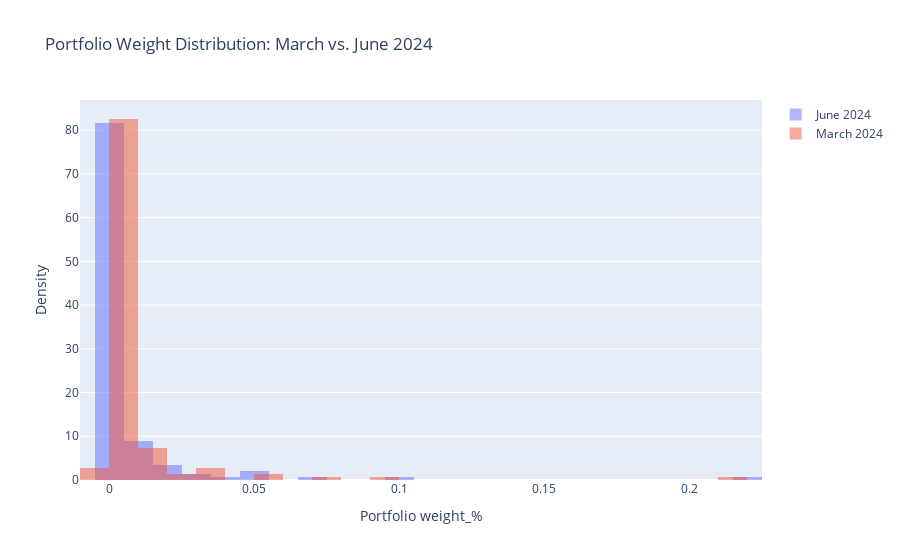
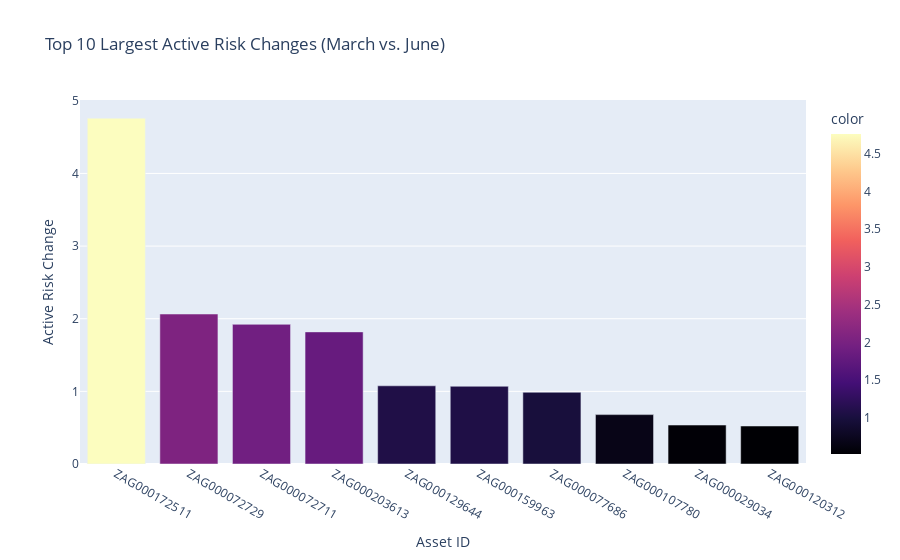
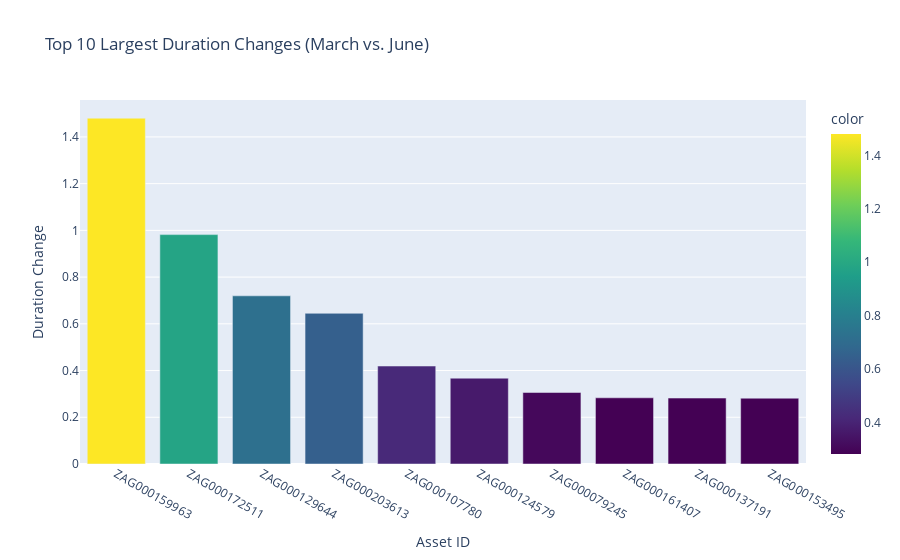
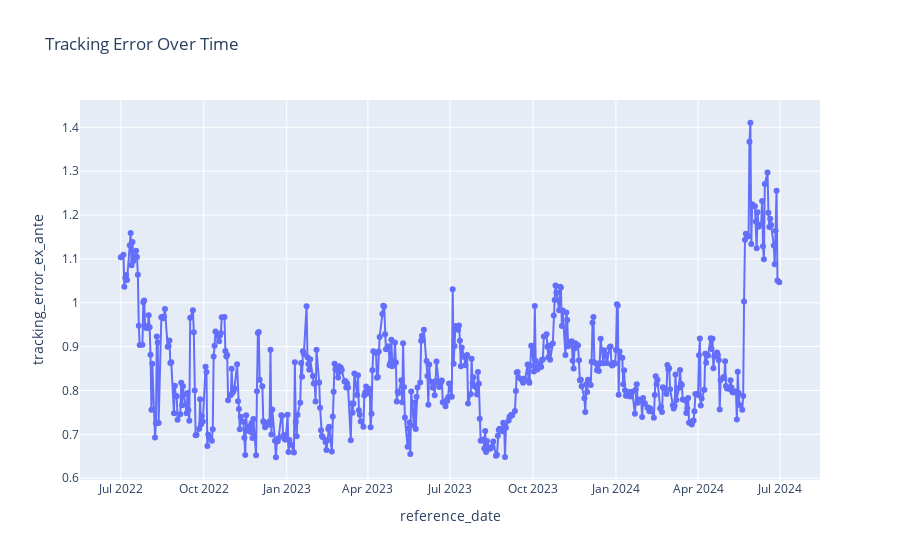

Write notebook code for charts like these, in order.
### Code cell
import pandas as pd
import numpy as np
import os
import re
import datetime
from skimpy import clean_columns
import plotly.express as px
import plotly.graph_objects as go

# Navigate to data folder
current_directory = os.getcwd()
data_directory = os.path.join(current_directory, 'data')
files = os.listdir(data_directory)
if not files:
    raise FileNotFoundError("No files found in the data directory.")
file = files[0]
file_path = os.path.join(data_directory, file)

# Get list of sheets in the Excel file
list_sheets = pd.ExcelFile(file_path).sheet_names

# Read Excel file
df_data = pd.read_excel(file_path, sheet_name=None)

# Initialize empty dataframe
df_holdings = pd.DataFrame()

# Loop through the first two sheets and concatenate them
for i in range(len(list_sheets) - 1):
    df = df_data[list_sheets[i]]
    match = re.search(r'\((\d{1,2} \w+ \d{4})\)', list_sheets[i])
    if match:
        date_str = match.group(1)
        df = df.assign(datestamp=pd.to_datetime(date_str, format='%d %B %Y'))
    df_holdings = pd.concat([df_holdings, df], ignore_index=True)

# Assign the last sheet to df_risk_metrics
df_risk_metrics = df_data[list_sheets[-1]]

# clean column names
df_holdings = clean_columns(df_holdings)
df_risk_metrics = clean_columns(df_risk_metrics)

# Remove rows where portfolio_code/asset_id is null
df_holdings.dropna(subset=['asset_id'], inplace=True)
df_risk_metrics.dropna(subset=['portfolio_code'], inplace=True)

# Extract March and June data
df_june = df_holdings[df_holdings['datestamp'] == pd.Timestamp('2024-06-30')]
df_march = df_holdings[df_holdings['datestamp'] == pd.Timestamp('2024-03-31')]

# KDE Plot with Plotly
fig_kde = go.Figure()
fig_kde.add_trace(go.Histogram(x=df_june["weight_%"], name="June 2024", opacity=0.5, histnorm='probability density'))
fig_kde.add_trace(go.Histogram(x=df_march["weight_%"], name="March 2024", opacity=0.5, histnorm='probability density'))
fig_kde.update_layout(title="Portfolio Weight Distribution: March vs. June 2024", xaxis_title="Portfolio weight_%", yaxis_title="Density", barmode='overlay')
fig_kde.show()

# Compute weight change - TODO: Fix this
# weight_change = df_june.set_index("asset_id")["weight_%"] - df_march.set_index("asset_id")["weight_%"]
# top_weight_changes = weight_change.abs().nlargest(10)

# # Bar Plot for Weight Change
# fig_weight = px.bar(x=top_weight_changes.index, y=top_weight_changes.values, labels={'x': 'Asset ID', 'y': 'Weight Change (%)'}, title="Top 10 Largest Weight Changes (March vs. June)", color=top_weight_changes.values, color_continuous_scale='coolwarm')
# fig_weight.show()

# Compute active risk change
risk_change = df_june.set_index("asset_id")["active_total_risk"] - df_march.set_index("asset_id")["active_total_risk"]
top_risk_changes = risk_change.abs().nlargest(10)

# Bar Plot for Risk Change
fig_risk = px.bar(x=top_risk_changes.index, y=top_risk_changes.values, labels={'x': 'Asset ID', 'y': 'Active Risk Change'}, title="Top 10 Largest Active Risk Changes (March vs. June)", color=top_risk_changes.values, color_continuous_scale='magma')
fig_risk.show()

# Compute duration change
duration_change = df_june.set_index("asset_id")["active_effective_duration_mac"] - df_march.set_index("asset_id")["active_effective_duration_mac"]
top_duration_changes = duration_change.abs().nlargest(10)

# Bar Plot for Duration Change
fig_duration = px.bar(x=top_duration_changes.index, y=top_duration_changes.values, labels={'x': 'Asset ID', 'y': 'Duration Change'}, title="Top 10 Largest Duration Changes (March vs. June)", color=top_duration_changes.values, color_continuous_scale='viridis')
fig_duration.show()

# Line Plot for Tracking Error
fig_tracking = px.line(df_risk_metrics, x="reference_date", y="tracking_error_ex_ante", title="Tracking Error Over Time", markers=True)
fig_tracking.show()

# Line Plot for Credit Spread Duration
fig_credit_spread = px.line(df_risk_metrics, x="reference_date", y="credit_spread_dur_active", title="Credit Spread Duration Over Time", markers=True, color_discrete_sequence=['red'])
fig_credit_spread.show()

### Figure 1 — Plotly figure (JSON) as saved in the notebook; plotly's stock layout.template omitted (floating-point values rounded to 4 significant figures; data arrays with more than 128 entries replaced by an {"elided": "..."} marker saying what was removed)
{"data": [{"histnorm": "probability density", "name": "June 2024", "opacity": 0.5, "type": "histogram", "x": {"elided": "147 float values"}}, {"histnorm": "probability density", "name": "March 2024", "opacity": 0.5, "type": "histogram", "x": {"elided": "149 float values"}}], "layout": {"barmode": "overlay", "title": {"text": "Portfolio Weight Distribution: March vs. June 2024"}, "xaxis": {"title": {"text": "Portfolio weight_%"}}, "yaxis": {"title": {"text": "Density"}}}}

### Figure 2 — Plotly figure (JSON) as saved in the notebook; plotly's stock layout.template omitted (floating-point values rounded to 4 significant figures)
{"data": [{"hovertemplate": "Asset ID=%{x}<br>Active Risk Change=%{y}<br>color=%{marker.color}<extra></extra>", "legendgroup": "", "marker": {"color": [4.761, 2.065, 1.923, 1.819, 1.077, 1.07, 0.9873, 0.6799, 0.5361, 0.5231], "coloraxis": "coloraxis", "pattern": {"shape": ""}}, "name": "", "orientation": "v", "showlegend": false, "textposition": "auto", "type": "bar", "x": ["ZAG000172511", "ZAG000072729", "ZAG000072711", "ZAG000203613", "ZAG000129644", "ZAG000159963", "ZAG000077686", "ZAG000107780", "ZAG000029034", "ZAG000120312"], "xaxis": "x", "y": [4.761, 2.065, 1.923, 1.819, 1.077, 1.07, 0.9873, 0.6799, 0.5361, 0.5231], "yaxis": "y"}], "layout": {"barmode": "relative", "coloraxis": {"colorbar": {"title": {"text": "color"}}, "colorscale": [[0, "#000004"], [0.1111, "#180f3d"], [0.2222, "#440f76"], [0.3333, "#721f81"], [0.4444, "#9e2f7f"], [0.5556, "#cd4071"], [0.6667, "#f1605d"], [0.7778, "#fd9668"], [0.8889, "#feca8d"], [1, "#fcfdbf"]]}, "legend": {"tracegroupgap": 0}, "title": {"text": "Top 10 Largest Active Risk Changes (March vs. June)"}, "xaxis": {"anchor": "y", "domain": [0, 1], "title": {"text": "Asset ID"}}, "yaxis": {"anchor": "x", "domain": [0, 1], "title": {"text": "Active Risk Change"}}}}

### Figure 3 — Plotly figure (JSON) as saved in the notebook; plotly's stock layout.template omitted (floating-point values rounded to 4 significant figures)
{"data": [{"hovertemplate": "Asset ID=%{x}<br>Duration Change=%{y}<br>color=%{marker.color}<extra></extra>", "legendgroup": "", "marker": {"color": [1.48, 0.9818, 0.7199, 0.6451, 0.4193, 0.3673, 0.3061, 0.2833, 0.2822, 0.2817], "coloraxis": "coloraxis", "pattern": {"shape": ""}}, "name": "", "orientation": "v", "showlegend": false, "textposition": "auto", "type": "bar", "x": ["ZAG000159963", "ZAG000172511", "ZAG000129644", "ZAG000203613", "ZAG000107780", "ZAG000124579", "ZAG000079245", "ZAG000161407", "ZAG000137191", "ZAG000153495"], "xaxis": "x", "y": [1.48, 0.9818, 0.7199, 0.6451, 0.4193, 0.3673, 0.3061, 0.2833, 0.2822, 0.2817], "yaxis": "y"}], "layout": {"barmode": "relative", "coloraxis": {"colorbar": {"title": {"text": "color"}}, "colorscale": [[0, "#440154"], [0.1111, "#482878"], [0.2222, "#3e4989"], [0.3333, "#31688e"], [0.4444, "#26828e"], [0.5556, "#1f9e89"], [0.6667, "#35b779"], [0.7778, "#6ece58"], [0.8889, "#b5de2b"], [1, "#fde725"]]}, "legend": {"tracegroupgap": 0}, "title": {"text": "Top 10 Largest Duration Changes (March vs. June)"}, "xaxis": {"anchor": "y", "domain": [0, 1], "title": {"text": "Asset ID"}}, "yaxis": {"anchor": "x", "domain": [0, 1], "title": {"text": "Duration Change"}}}}

### Figure 4 — Plotly figure (JSON) as saved in the notebook; plotly's stock layout.template omitted (floating-point values rounded to 4 significant figures; data arrays with more than 128 entries replaced by an {"elided": "..."} marker saying what was removed)
{"data": [{"hovertemplate": "reference_date=%{x}<br>tracking_error_ex_ante=%{y}<extra></extra>", "legendgroup": "", "line": {"color": "#636efa", "dash": "solid"}, "marker": {"symbol": "circle"}, "mode": "lines+markers", "name": "", "orientation": "v", "showlegend": false, "type": "scatter", "x": {"elided": "528 str values"}, "xaxis": "x", "y": {"elided": "528 float values"}, "yaxis": "y"}], "layout": {"legend": {"tracegroupgap": 0}, "title": {"text": "Tracking Error Over Time"}, "xaxis": {"anchor": "y", "domain": [0, 1], "title": {"text": "reference_date"}}, "yaxis": {"anchor": "x", "domain": [0, 1], "title": {"text": "tracking_error_ex_ante"}}}}
